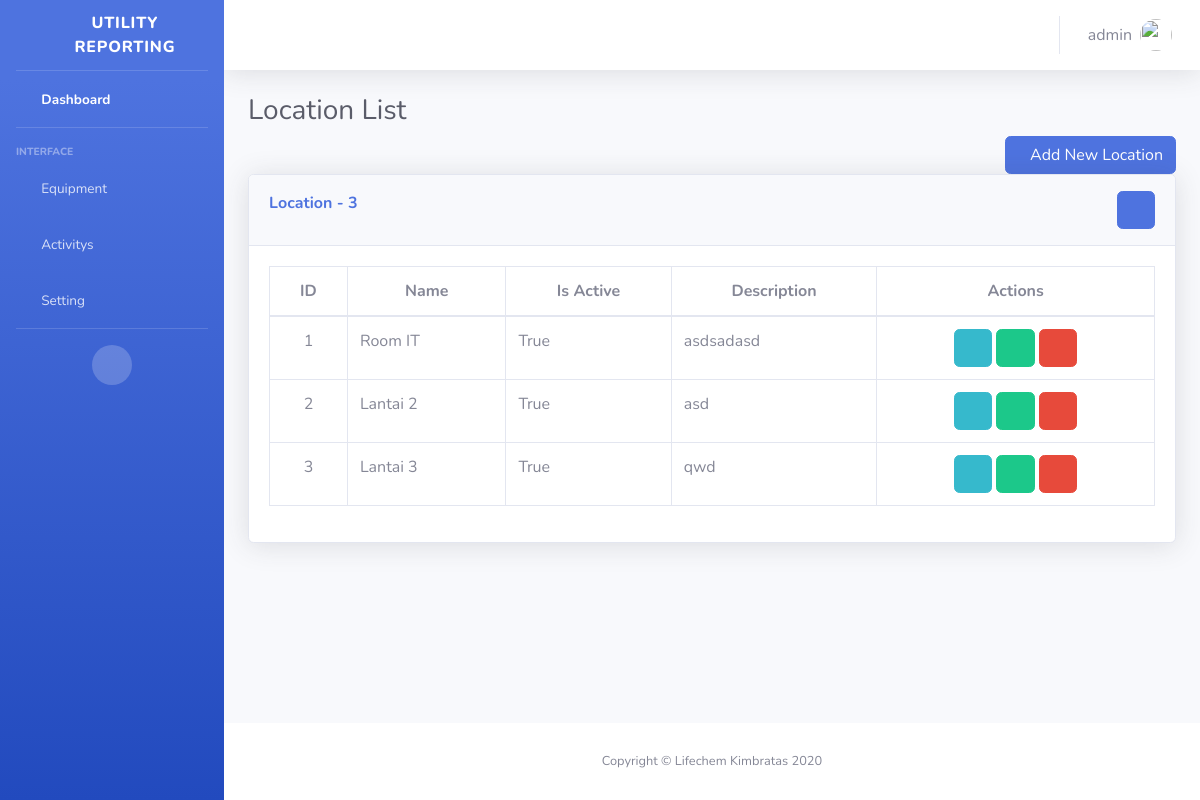
/equipment/locate_list (signed in), run on the app's committed database.
### Common/models.py (models this page shows, shortened)
class User(AbstractBaseUser, PermissionsMixin):
    file_prepend = "user/profile_pics"
    username_validator = UnicodeUsernameValidator()
    username = models.CharField(_('username'), max_length=100, unique=True,
                                help_text=_('Required. 8 characters or fewer. Letters, digits and @/./+/-/_ only.'),
                                validators=[username_validator],
                                error_messages={
                                    'unique': _("A user with that username already exists."),
                                },)
    first_name = models.CharField(_('First Name'), max_length=150, blank=True)
    last_name = models.CharField(_('Last Name'), max_length=150, blank=True)
    email = models.EmailField(_('Email'), max_length=255, unique=True)
    is_active = models.BooleanField(_('Is Active'), default=True)
    is_admin = models.BooleanField(_('Is Admin'), default=False)
    is_staff = models.BooleanField(_('Is Staff'), default=False)
    date_joined = models.DateTimeField(('Date Joined'), auto_now_add=True)
    role = models.CharField(_('Role'), max_length=50, choices=ROLES)
    profile_pic = models.FileField(_('Profile Picture'), max_length=1000, upload_to=img_url, null=True, blank=True)
    has_manager_access = models.BooleanField(_('Manager Access'),default=False)
    has_supervisor_access = models.BooleanField(_('Supervisor Access'),default=False)
    has_staff_access = models.BooleanField(_('Staff Access'),default=False)
    EMAIL_FIELD = 'email'
    USERNAME_FIELD = 'username'
    REQUIRED_FIELDS = ['email']
    objects = UserManager()
    class Meta:
        ordering = ['-is_active']

### Equipment/models.py (models this page shows, shortened)
class Locate(models.Model):
    def ids():
        no = Equipment.objects.count()
        if no == None:
            return 1
        else:
            return no + 1
    no = models.IntegerField(_('Code'), default=ids, unique=True, editable=False)
    id = models.CharField(max_length=30, unique=True, primary_key=True, null=False, editable=False)
    name = models.CharField(max_length=50, null=False)
    is_active = models.BooleanField(default=True)
    description = models.TextField(blank=True, max_length=255)
    created_on = models.DateTimeField(_('Created on'), auto_now_add=True)
    updated_on = models.DateTimeField(_('Updated on'), auto_now_add=False, blank=True, null=True)
    created_by = models.ForeignKey(User, related_name='locate_created_by_user', null=True, on_delete=models.SET_NULL)
    updated_by = models.ForeignKey(User, related_name='locate_updated_by_user', blank=True, null=True, on_delete=models.SET_NULL)

### Common/access_decorators_mixins.py (the view)
    def wraps(request, *args, **kwargs):
        if request.user.role =='ADMIN' or request.user.is_superuser or request.user.has_staff_access:
            return functions(request, *args, **kwargs)
        else:
            raise PermissionDenied

### Equipment/views.py (called while the page is built, shortened)
@login_required
@Manager_access_required
@Supervisor_access_required
@Staff_access_required
def Locate_List(request):
    if request.method == 'GET':
        if request.user.role == 'ADMIN' or request.user.is_superuser:
            locate = Locate.objects.all().distinct()
        else:
            locate = Locate.objects.filter(Q(created_by=request.user)).distinct()
        today =datetime.today().date()
        return render(request, 'locate_list.html', {'locate':locate, 'today':today})

### Equipment/templates/locate_list.html (shortened to what this page needs)
{% extends "layout/base.html" %}
{% load paginate%}
{% block content %}
<div class="container-fluid">
  <h1 class="h3 mb-2 text-gray-800">Location List</h1>
  <div class="row">
    <div class="col-lg-12 text-right">
      <span class="d-lg-inline"><a class="btn btn-primary" href="{% url 'Equipment:Locate_Create'%}"><i class="fa fa-plus"></i>Add New Location</a></span>
    </div>
  </div>
  <div class="card shadow mb-4">
    <div class="card-header py-3 text-right">
      <span class="m-0 font-weight-bold text-primary float-left ">Location - {% if show_pageitems %}
        {% show_pageitems %}{% else %}
        {{ locate|length}}{% endif %}</span>
      <span class="filter_toggle">
        <a href="#" class="btn btn-primary"><i class="fas fa-filter"></i></a>
      </span>
    </div>
    <div class="card-body">
      <div class="table-responsive">
        <table class="table table-bordered" id="dataTable" width="100%" cellspacing="0">
          <thead>
            {% if locate|length > 0 %}
            <tr class="text-center">
              <th>ID</th>
              <th>Name</th>
              <th>Is Active</th>
              <th>Description</th>
              <th>Actions</th>
            </tr>
            {% endif %}
          </thead>
          <tbody>
            {% for loc in locate %}
            <tr>
              <td class="text-center" scope="row">{{forloop.counter}}</td>
              <td>{{ loc.name}}</td>
              <td>{{ loc.is_active}}</td>
              <td>{{ loc.description}}</td>
              <td class="actions text-center">
                {% if request.user == equip.created_by or request.user.role == 'ADMIN' %}
                <a href="{% url 'Equipment:Locate_Detail' loc.id %}" class="btn btn-info edit"><i class="fas fa-eye"></i></a>
                <a href="{% url 'Equipment:Locate_Edit' loc.id %}" class="btn btn-success edit"><i class="fas fa-pencil-alt"></i></a>
                <a href="{% url 'Equipment:Locate_Delete' loc.id %}" class="btn btn-danger delete remove_document"><i class="fas fa-trash-alt"></i></a>
                {% endif %}
              </td>
            </tr>
            {% endfor %}
          </tbody>
        </table>
      </div>
    </div>
  </div>
</div>
{% endblock content %}

### Templates/layout/topbar.html (shortened to what this page needs)
{% load thumbnail%}
{% block content %}
<nav class="navbar navbar-expand navbar-light bg-white topbar mb-4 static-top shadow">
  <ul class="navbar-nav ml-auto">
    <li class="nav-item dropdown no-arrow">
      <a class="nav-link dropdown-toggle" href="#" id="userDropdown" role="button" data-toggle="dropdown" aria-haspopup="true" aria-expanded="false">
        <span class="mr-2 d-none d-lg-inline text-gray-600 middle">{{user.username}}</span>
        <img class="img-profile rounded-circle" src="/static/img/img_adm.png">
      </a>
    </li>
  </ul>
</nav>
{% endblock content %}

### data on the page
User: username "admin"
Locate: name "Room IT", is_active "True", description "asdsadasd"
Locate: name "Lantai 2", is_active "True", description "asd"
Locate: name "Lantai 3", is_active "True", description "qwd"

### other printed values
{{ locate|length }} "3"
